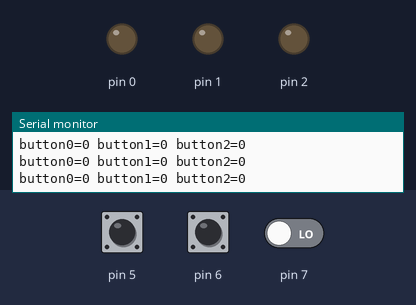
Bench run of a sketch on a simulated Arduino Uno, built for the host (arithmetic inside an expression is 32-bit, double 64-bit). Parts: output pins drawn as LEDs (lit = HIGH), the last lines printed to the serial monitor. Inputs (shaded band) come from the test bench; at power-on: pin 5 LOW, pin 6 LOW, pin 7 LOW.

Above: at 1.2 s.
1.3 s: pin 5 driven HIGH
At 1.6 s:
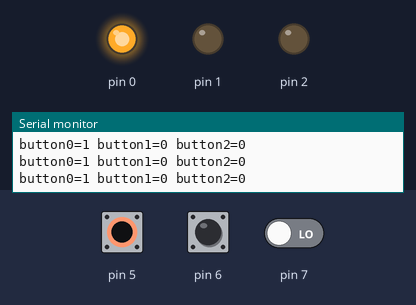
2.8 s: pin 6 driven HIGH
At 3.9 s:
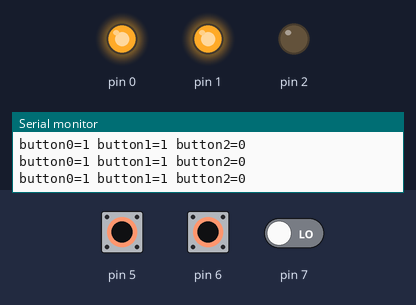
4.3 s: pin 7 driven HIGH
At 5.0 s:
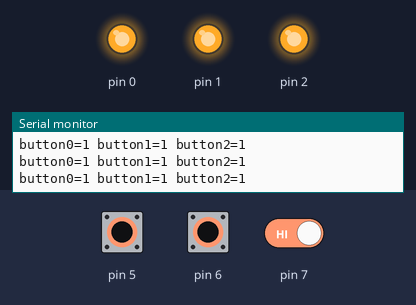
5.8 s: pin 5 pulsed LOW 5 times (0.12 s each, 0.3 s apart)
At 8.3 s:
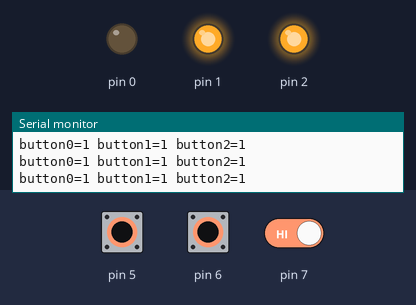
8.8 s: pin 6 pulsed LOW 2 times (0.12 s each, 0.3 s apart)
At 9.12 s:
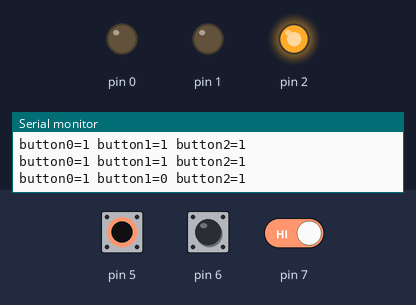
Timing chart, 0 to 11.8 s (numbered marks = the images above; inputs shaded):
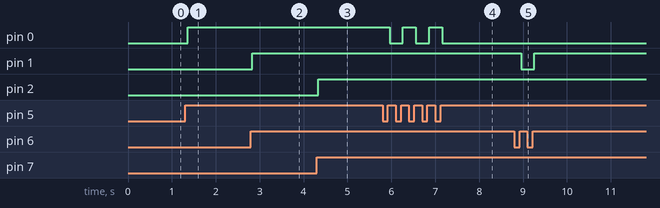

The sketch:

14_bpbuttonkunci.ino
```cpp
// Inisialisasi
int pinLeds[] = {PA0, PA1, PA2};
int pinButtons[] = {PA5, PA6, PA7};
boolean buttonPrevState[] = {0,0,0};
boolean ledState[] = {0,0,0};


void setup() {
    Serial.begin(9600);
    // set pin
    for (size_t i = 0; i < 3; i++)
    {
        pinMode(pinLeds[i], OUTPUT);
        pinMode(pinButtons[i], INPUT);
    }

}

void writeLeds(){
    for (size_t i = 0; i < 3; i++)
    {
        digitalWrite(pinLeds[i], ledState[i]);
    }

}

void loop() {
    int inputs[3];
    for (size_t i = 0; i < 3; i++)
    {
        // read input
        inputs[i] = digitalRead(pinButtons[i]);

        // print input
        Serial.print("button" + String(i) + "=" + String(inputs[i]) + " ");

        if(inputs[i] == 1 && buttonPrevState[i] == 0){
            ledState[i] = !ledState[i];
        }
        buttonPrevState[i] = inputs[i];

    }
    writeLeds();
    Serial.println();
}
//06
//07
//13
```

Measured:
- after the input at 1.3 s, pin 0: LOW → HIGH after 0.06 s
- after the input at 2.8 s, pin 1: LOW → HIGH at once
- after the input at 4.3 s, pin 2: LOW → HIGH at once
- after the input at 5.8 s, pin 0: alternates HIGH for 0.30 s and LOW for 0.30 s, 5 changes in all, then stays LOW, starting after 0.16 s
- after the input at 8.8 s, pin 1: HIGH → LOW after 0.16 s, → HIGH 0.30 s later
